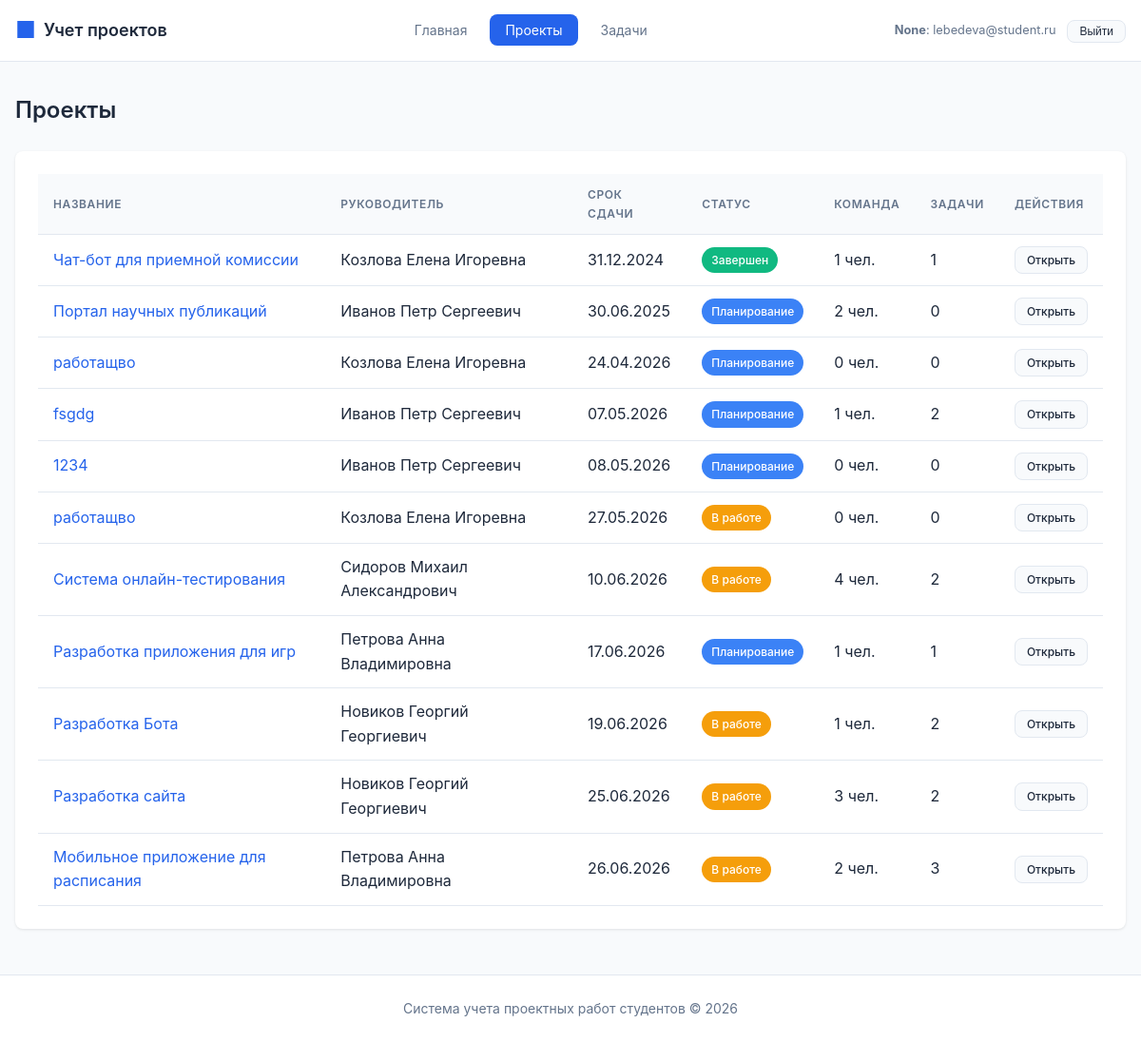
/projects/ (signed in), run on the app's committed database.
### tables this page shows
CREATE TABLE project (
    id INTEGER PRIMARY KEY AUTOINCREMENT,
    title TEXT NOT NULL,
    description TEXT,
    start_date TEXT NOT NULL,
    end_date TEXT NOT NULL,
    status_id INTEGER REFERENCES project_status(id) ON DELETE SET NULL,
    supervisor_id INTEGER REFERENCES teacher(id) ON DELETE SET NULL,
    created_at TEXT DEFAULT CURRENT_TIMESTAMP,
    updated_at TEXT DEFAULT CURRENT_TIMESTAMP,
    CONSTRAINT valid_dates CHECK (end_date >= start_date)
);

CREATE TABLE project_status (
    id INTEGER PRIMARY KEY AUTOINCREMENT,
    name TEXT NOT NULL UNIQUE,
    description TEXT,
    color TEXT DEFAULT '#6B7280'
);

### routes/projects.py (the view, shortened to what this page needs)
@projects_bp.route('/')
def list_projects():
    if g.current_user["role"] == ROLE_TEACHER:
        projects = execute_query("""
            SELECT
                p.id,
                p.title,
                p.description,
                p.start_date,
                p.end_date,
                p.supervisor_id,
                ps.name as status,
                ps.color as status_color,
                t.last_name || ' ' || t.first_name || ' ' || COALESCE(t.middle_name, '') as supervisor_name,
                (SELECT COUNT(*) FROM project_team pt WHERE pt.project_id = p.id) as team_count,
                (SELECT COUNT(*) FROM task tk WHERE tk.project_id = p.id) as task_count
            FROM project p
            LEFT JOIN project_status ps ON p.status_id = ps.id
            LEFT JOIN teacher t ON p.supervisor_id = t.id
            WHERE p.supervisor_id = %s
            ORDER BY p.end_date ASC
        """, (g.current_user["id"],), fetch_all=True)
    else:
        projects = execute_query("""
            SELECT
                p.id,
                p.title,
                p.description,
                p.start_date,
                p.end_date,
                p.supervisor_id,
                ps.name as status,
                ps.color as status_color,
                t.last_name || ' ' || t.first_name || ' ' || COALESCE(t.middle_name, '') as supervisor_name,
                (SELECT COUNT(*) FROM project_team pt WHERE pt.project_id = p.id) as team_count,
                (SELECT COUNT(*) FROM task tk WHERE tk.project_id = p.id) as task_count
            FROM project p
            LEFT JOIN project_status ps ON p.status_id = ps.id
            LEFT JOIN teacher t ON p.supervisor_id = t.id
            ORDER BY p.end_date ASC
        """, fetch_all=True)
    for project in projects:
        project["can_edit"] = can_manage_project(project["id"])
    return render_template('projects/list.html', projects=projects)

### database.py (called while the page is built, shortened)
def _parse_db_value(key, value):
    if not isinstance(value, str):
        return value
    if key.endswith("_at"):
        try:
            return datetime.fromisoformat(value)
        except ValueError:
            return value
    if key.endswith("_date") or key in DATE_FIELDS:
        try:
            return date.fromisoformat(value)
        except ValueError:
            return value
    return value

def _normalize_row(row):
    raw = dict(row)
    return {key: _parse_db_value(key, value) for key, value in raw.items()}

def get_db_connection():
    conn = sqlite3.connect(Config.SQLITE_PATH)
    conn.row_factory = sqlite3.Row
    conn.execute("PRAGMA foreign_keys = ON")
    return conn

def execute_query(query, params=None, fetch_one=False, fetch_all=False, commit=False):
    conn = get_db_connection()
    cursor = conn.cursor()
    result = None
    try:
        sqlite_query = query.replace("%s", "?")
        cursor.execute(sqlite_query, params or ())
        if fetch_one:
            row = cursor.fetchone()
            result = _normalize_row(row) if row else None
        elif fetch_all:
            result = [_normalize_row(row) for row in cursor.fetchall()]
    except Exception as e:
        conn.rollback()
        raise e
    finally:
        cursor.close()
        conn.close()
    return result

### routes/auth.py (called while the page is built, shortened)
def can_manage_project(project_id):
    current_user = g.current_user
    if not current_user:
        return False
    if current_user["role"] == ROLE_ADMIN:
        return True
    if current_user["role"] != ROLE_TEACHER:
        return False

### templates/projects/list.html (shortened to what this page needs)
{% extends 'base.html' %}
{% block content %}
<div class="page-header">
    <h1 class="page-title">Проекты</h1>
</div>
<div class="card">
    {% if projects %}
    <div class="table-container">
        <table>
            <thead>
                <tr>
                    <th>Название</th>
                    <th>Руководитель</th>
                    <th>Срок сдачи</th>
                    <th>Статус</th>
                    <th>Команда</th>
                    <th>Задачи</th>
                    <th>Действия</th>
                </tr>
            </thead>
            <tbody>
                {% for project in projects %}
                <tr>
                    <td>
                        <a href="{{ url_for('projects.view_project', project_id=project.id) }}" class="link">
                            {{ project.title }}
                        </a>
                    </td>
                    <td>{{ project.supervisor_name or 'Не назначен' }}</td>
                    <td>{{ project.end_date.strftime('%d.%m.%Y') if project.end_date else '-' }}</td>
                    <td>
                        <span class="badge badge-status" {{ {'style': 'background-color: ' ~ (project.status_color or '#6B7280') } | xmlattr }}>
                            {{ project.status or 'Не указан' }}
                        </span>
                    </td>
                    <td>{{ project.team_count }} чел.</td>
                    <td>{{ project.task_count }}</td>
                    <td>
                        <div class="btn-group">
                            <a href="{{ url_for('projects.view_project', project_id=project.id) }}" class="btn btn-secondary btn-sm">Открыть</a>
                        </div>
                    </td>
                </tr>
                {% endfor %}
            </tbody>
        </table>
    </div>
    {% endif %}
</div>
{% endblock %}

### static/style.css (style rules this page uses)
* { margin: 0; padding: 0; box-sizing: border-box; }
:root { --primary: #2563eb; --primary-dark: #1d4ed8; --secondary: #64748b; --success: #10b981; --warning: #f59e0b; --danger: #ef4444; --background: #f8fafc; --surface: #ffffff; --text: #1e293b; --text-secondary: #64748b; --border: #e2e8f0; --shadow: 0 1px 3px rgba(0,0,0,0.1); --shadow-lg: 0 4px 6px rgba(0,0,0,0.1); --radius: 8px; }
body { font-family: -apple-system, BlinkMacSystemFont, 'Segoe UI', Roboto, 'Helvetica Neue', Arial, sans-serif; background-color: var(--background); color: var(--text); line-height: 1.6; min-height: 100vh; display: flex; flex-direction: column; }
.page-header { display: flex; align-items: center; justify-content: space-between; margin-bottom: 1.5rem; flex-wrap: wrap; gap: 1rem; }
.page-title { font-size: 1.5rem; font-weight: 600; color: var(--text); }
.card { background: var(--surface); border-radius: var(--radius); box-shadow: var(--shadow); padding: 1.5rem; margin-bottom: 1rem; }
.table-container { overflow-x: auto; }
table { width: 100%; border-collapse: collapse; }
th, td { padding: 0.75rem 1rem; text-align: left; border-bottom: 1px solid var(--border); }
th { font-weight: 600; font-size: 0.75rem; text-transform: uppercase; letter-spacing: 0.05em; color: var(--text-secondary); background: var(--background); }
.btn { display: inline-flex; align-items: center; gap: 0.5rem; padding: 0.5rem 1rem; font-size: 0.875rem; font-weight: 500; border-radius: var(--radius); border: none; cursor: pointer; text-decoration: none; transition: all 0.2s; }
.btn-secondary { background: var(--background); color: var(--text); border: 1px solid var(--border); }
.btn-sm { padding: 0.25rem 0.75rem; font-size: 0.75rem; }
.btn-group { display: flex; gap: 0.5rem; }
.badge { display: inline-flex; align-items: center; padding: 0.25rem 0.625rem; font-size: 0.75rem; font-weight: 500; border-radius: 9999px; white-space: nowrap; }
.badge-status { color: white; }
.link { color: var(--primary); text-decoration: none; }

### data on the page
project: title "Чат-бот для приемной комиссии", supervisor_name "Козлова Елена Игоревна", end_date "31.12.2024", name "Завершен", team_count "1", task_count "1"
project: title "Портал научных публикаций", supervisor_name "Иванов Петр Сергеевич", end_date "30.06.2025", name "Планирование", team_count "2", task_count "0"
project: title "работащво", supervisor_name "Козлова Елена Игоревна", end_date "24.04.2026", name "Планирование", team_count "0", task_count "0"
project: title "fsgdg", supervisor_name "Иванов Петр Сергеевич", end_date "07.05.2026", name "Планирование", team_count "1", task_count "2"
project: title "1234", supervisor_name "Иванов Петр Сергеевич", end_date "08.05.2026", name "Планирование", team_count "0", task_count "0"
project: title "работащво", supervisor_name "Козлова Елена Игоревна", end_date "27.05.2026", name "В работе", team_count "0", task_count "0"
project: title "Система онлайн-тестирования", supervisor_name "Сидоров Михаил Александрович", end_date "10.06.2026", name "В работе", team_count "4", task_count "2"
project: title "Разработка приложения для игр", supervisor_name "Петрова Анна Владимировна", end_date "17.06.2026", name "Планирование", team_count "1", task_count "1"
project: title "Разработка Бота", supervisor_name "Новиков Георгий Георгиевич", end_date "19.06.2026", name "В работе", team_count "1", task_count "2"
project: title "Разработка сайта", supervisor_name "Новиков Георгий Георгиевич", end_date "25.06.2026", name "В работе", team_count "3", task_count "2"
project: title "Мобильное приложение для расписания", supervisor_name "Петрова Анна Владимировна", end_date "26.06.2026", name "В работе", team_count "2", task_count "3"

### other printed values
{{ current_user.role_label }} "None"
{{ current_user.name }} "lebedeva@student.ru"
